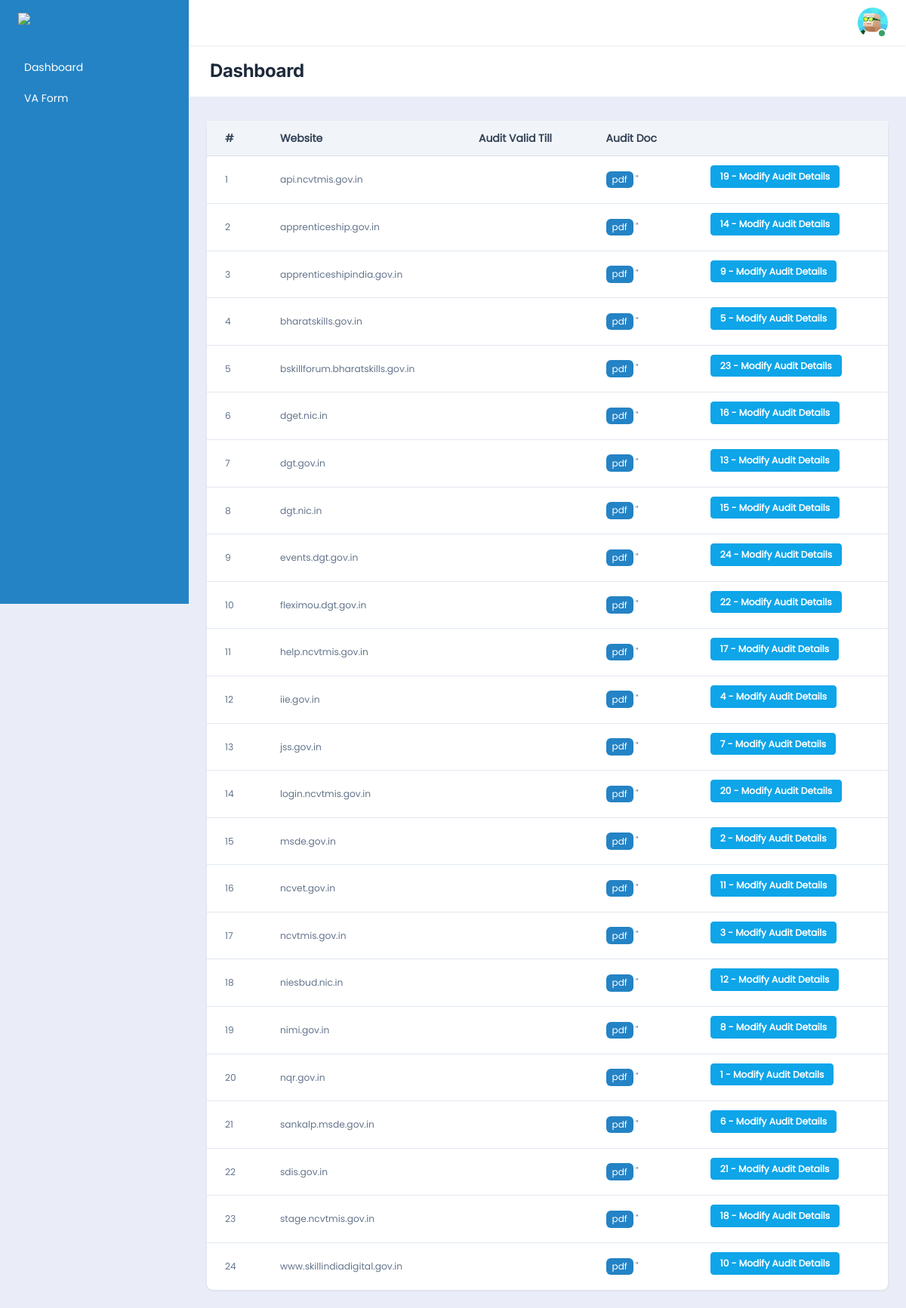
The page /nodal/security-audit-form.php (signed in) on the database as committed earlier.
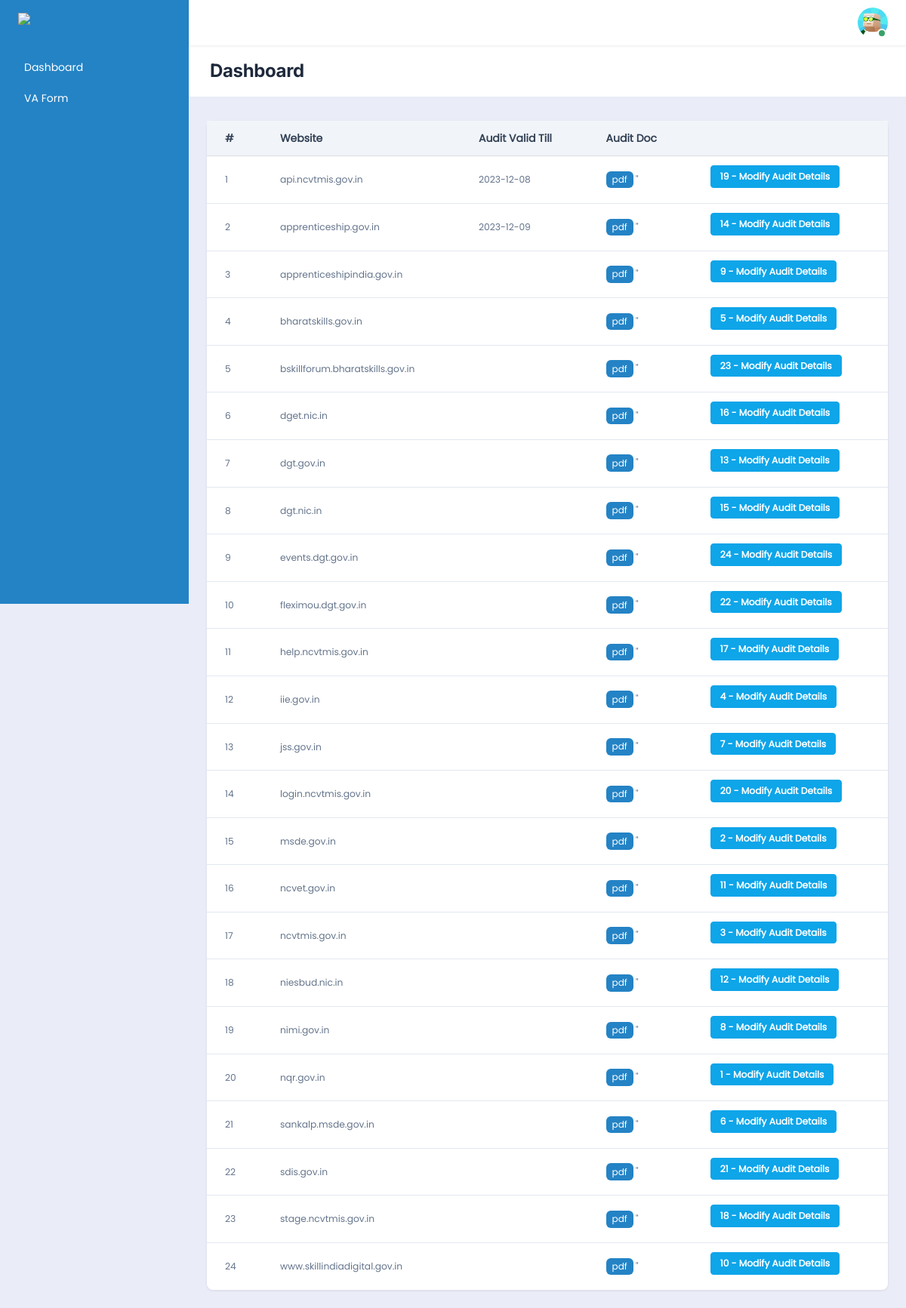
The same page on the database as committed later.
### tables this page shows
CREATE TABLE `domain_data` (
  `id` int NOT NULL,
  `Domain_Name` varchar(255) DEFAULT NULL,
  `Private_IP` varchar(255) DEFAULT NULL,
  `Public_IP` varchar(255) DEFAULT NULL,
  `Audit_Valid_Till` date DEFAULT NULL,
  `Security_Audit_Report` varchar(255) NOT NULL,
  `UserID` int DEFAULT NULL,
  `Status` int DEFAULT NULL,
  `Last_Modified` timestamp NOT NULL DEFAULT CURRENT_TIMESTAMP ON UPDATE CURRENT_TIMESTAMP
);

### nodal/security-audit-form.php (the view, shortened to what this page needs)
<?php
    include "__header.php";
    ?>
                <div class="row bg-white m-n4">
                    <div class="col-lg-12 col-md-12 col-12">
                        <div class="p-3 d-lg-flex justify-content-between align-items-center">
                            <div><h1 class="mb-0 h2 fw-bold">Dashboard</h1></div>
                        </div>
                    </div>
                </div>
                    <div class="row mt-8">
                <div class="col-lg-12 col-md-12 col-12">
            <div class="card rounded-3">
                <div class="table-responsive border-0 overflow-y-hidden">
                                        <table class="table mb-0 text-nowrap table-centered table-hover">
                                                <thead class="table-light bg-white">
                            <tr>
                                                <th>#</th>
                                                <th>Website</th>
                                                <th>Audit Valid Till</th>
                                                <th>Audit Doc</th>
                                                <th></th>
                            </tr>
                        </thead>
                        <tbody>
                            <?php
                                $query = "SELECT id, Domain_Name, Audit_Valid_Till, Security_Audit_Report FROM domain_data ORDER BY Domain_Name;";
                                if($stmt = mysqli_prepare($conn, $query)) {
                                    if(mysqli_stmt_execute($stmt)) {
                                        mysqli_stmt_bind_result($stmt, $id, $Domain_Name, $valid_date, $audit_repot);
                                        $counting = 0;
                                        while (mysqli_stmt_fetch($stmt)) {
                                            $counting++;
                            ?>
                            <tr>
                                <td class='small mb-0'><?php echo $counting; ?></td>
                                <td class='small mb-0'><?php echo $Domain_Name; ?></td>
                                <td class='small mb-0'><?php echo $valid_date; ?></td>
                                <td class='small mb-0'><?php if($audit_repot == ''){ ?><a href="javascript:void(0);" class="badge bg-primary">pdf</a> <?php } else { ?><a href="<?php echo $audit_repot; ?>" class="badge bg-primary" target="_blank">pdf</a> <?php } ?>"</td>
                                <td class='small mb-0'>
                                <button type="button" class="btn btn-sm btn-info mb-2 ms-1 view-data" data-id="<?php echo $id; ?>"><?php echo $id; ?> - Modify Audit Details</button>
                            </tr>
<?php
    }
} else {
    echo "Statement execution failed: " . mysqli_error($conn);
}
} else {
echo "Prepared statement creation failed: " . mysqli_error($conn);
}
?>
                        </tbody>
                    </table>
                </div>
            </div>
        </div>
    </div>
            <?php
    include "__footer.php";
    ?>

### nodal/__header.php (shortened to what this page needs)
<!DOCTYPE html>
<html lang="en">
<head>
<link rel="stylesheet" href="../assets/css/theme.min.css">
<link rel="stylesheet" href="../assets/css/custom.css">
</head>
<body>
<div id="db-wrapper">
	<nav class="navbar-vertical navbar">
    	<div class="vh-100" data-simplebar>
         	<span class="navbar-brand"><a href="../"><img src="../assets/images/logo.svg" alt="NIC Logo" /></a></span>
         	<ul class="navbar-nav flex-column" id="sideNavbar">
            	<li class="nav-item">
            		<a class="nav-link text-white" href="../nodal"><i class="nav-icon fe fe-message-square me-2"></i> Dashboard</a>
            		<a class="nav-link text-white" href="../nodal/va-form"><i class="nav-icon fe fe-message-square me-2"></i> VA Form</a>
             	</li>
         	</ul>
    	</div>
 	</nav>
	<main id="page-content">
		<div class="header">
		    <nav class="navbar-default navbar navbar-expand-lg">
		        <div class="ms-auto d-flex">
        		    <ul class="navbar-nav navbar-right-wrap ms-2 d-flex nav-top-wrap">
                		<li class="dropdown ms-2">
                			<a class="rounded-circle" href="#" role="button" id="dropdownUser" data-bs-toggle="dropdown" aria-expanded="false">
                    			<div class="avatar avatar-md avatar-indicators avatar-online">
                        			<img src="../assets/images/user.jpg" class="rounded-circle" />
                    			</div>
                			</a>
            			</li>
        			</ul>
        		</div>
    		</nav>
		</div>
            <div class="container-fluid p-4">

### nodal/__footer.php (shortened to what this page needs)
</main>
    </div>
</body>
</html>

### assets/css/custom.css (style rules this page uses)
body { background-color: #eaedf7!important; }
html, body { max-width: 100%; overflow-x: hidden; }
* { font-family: 'Poppins', sans-serif; }

Rows that differ between the two databases and show on the page:
changed domain_data (number 1 of 24 on the later page): valid_date (not shown) → "2023-12-08"
changed domain_data (number 2 of 24 on the later page): valid_date (not shown) → "2023-12-09"
